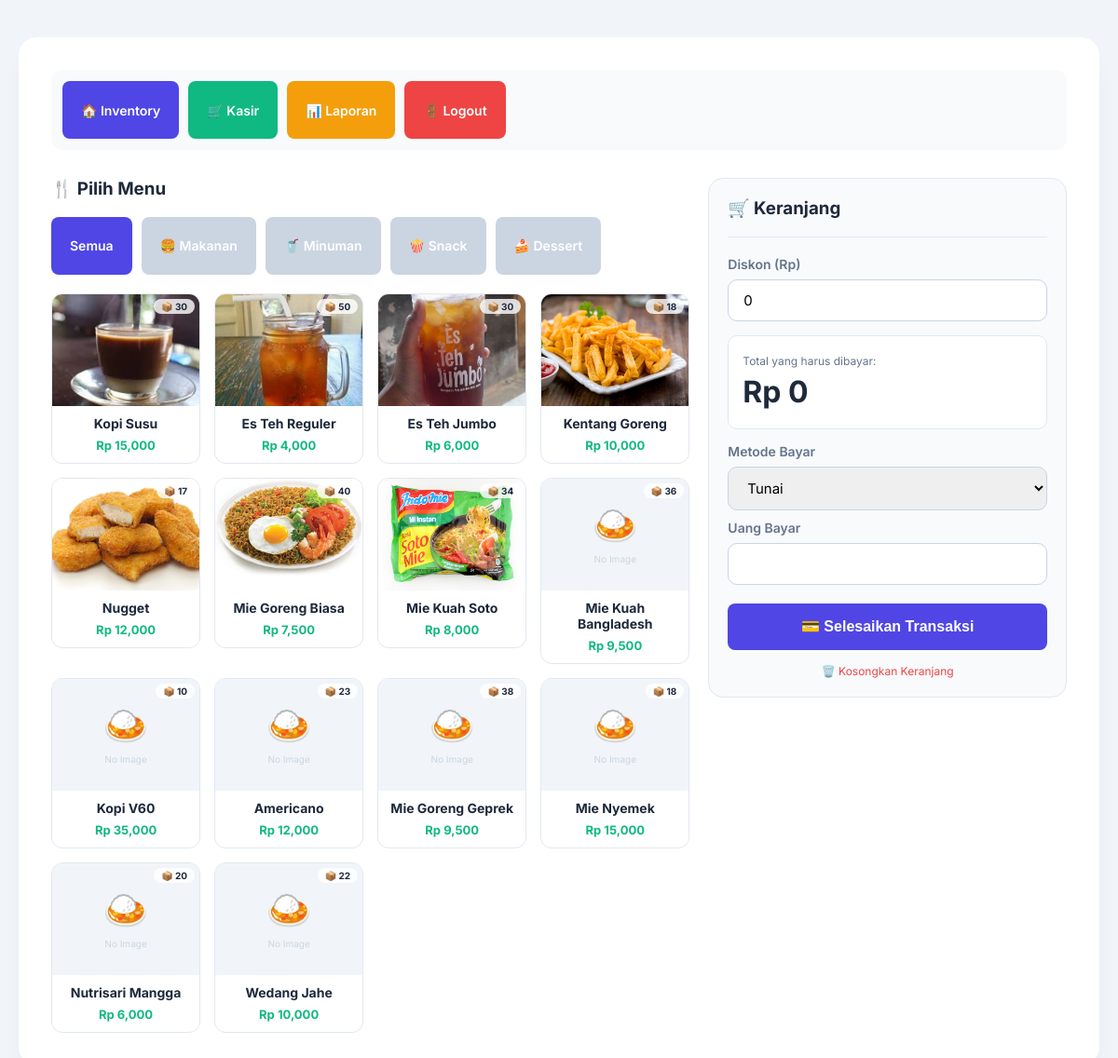
/kasir.php (signed in), run on the app's committed database.
### tables this page shows
CREATE TABLE `produk` (
  `id` int(11) NOT NULL,
  `nama_produk` varchar(100) NOT NULL,
  `kategori` varchar(50) DEFAULT NULL,
  `harga_modal` int(11) NOT NULL,
  `harga` int(11) NOT NULL,
  `stok` int(11) NOT NULL,
  `foto` varchar(255) DEFAULT NULL
);

### kasir.php (the view, shortened to what this page needs)
<?php
include "koneksi.php";
$filter_kat = $_GET['kat'] ?? '';
if ($filter_kat != '') {
    $filter_kat_aman = mysqli_real_escape_string($koneksi, $filter_kat);
    $produk = mysqli_query($koneksi, "SELECT * FROM produk WHERE stok > 0 AND kategori = '$filter_kat_aman'");
} else {
    $produk = mysqli_query($koneksi, "SELECT * FROM produk WHERE stok > 0");
}
?>
<!DOCTYPE html>
<html>
<head>
    <link rel="stylesheet" href="style.css">
</head>
<body>
    <div class="container" style="max-width: 1200px;">
        <div class="nav-menu">
            <a href="index.php" class="btn btn-blue">🏠 Inventory</a>
            <a href="kasir.php" class="btn btn-green">🛒 Kasir</a>
            <a href="laporan.php" class="btn btn-orange">📊 Laporan</a>
            <a href="logout.php" class="btn btn-red">🚪 Logout</a>
        </div>
        <div style="display: flex; gap: 20px; align-items: flex-start;">
            <div style="flex: 2;">
                <h3 style="margin-top: 0;">🍴 Pilih Menu</h3>
                <div style="margin-bottom: 20px; display: flex; gap: 10px; flex-wrap: wrap;">
                    <a href="kasir.php" class="btn" style="background: <?php echo $filter_kat == '' ? '#4f46e5' : '#cbd5e1'; ?>; color: white;">Semua</a>
                    <a href="kasir.php?kat=Makanan" class="btn" style="background: <?php echo $filter_kat == 'Makanan' ? '#4f46e5' : '#cbd5e1'; ?>; color: white;">🍔 Makanan</a>
                    <a href="kasir.php?kat=Minuman" class="btn" style="background: <?php echo $filter_kat == 'Minuman' ? '#4f46e5' : '#cbd5e1'; ?>; color: white;">🥤 Minuman</a>
                    <a href="kasir.php?kat=Snack" class="btn" style="background: <?php echo $filter_kat == 'Snack' ? '#4f46e5' : '#cbd5e1'; ?>; color: white;">🍿 Snack</a>
                    <a href="kasir.php?kat=Dessert" class="btn" style="background: <?php echo $filter_kat == 'Dessert' ? '#4f46e5' : '#cbd5e1'; ?>; color: white;">🍰 Dessert</a>
                </div>
                <div style="display: grid; grid-template-columns: repeat(auto-fill, minmax(160px, 1fr)); gap: 15px;">
                    <?php while($row = mysqli_fetch_array($produk)){ ?>
                        <a href="kasir.php?aksi=tambah&id=<?php echo $row['id']; ?>" style="text-decoration: none; color: inherit;">
                            <div class="card-produk" style="background: white; border: 1px solid #e2e8f0; border-radius: 12px; overflow: hidden; transition: 0.3s; position: relative;">
                                <div style="width: 100%; height: 120px; background: #f1f5f9; display: flex; align-items: center; justify-content: center; overflow: hidden;">
                                    <?php if(!empty($row['foto']) && file_exists("img/".$row['foto'])){ ?>
                                        <img src="img/<?php echo $row['foto']; ?>" style="width: 100%; height: 100%; object-fit: cover;">
                                    <?php } else { ?>
                                        <div style="text-align: center; color: #cbd5e1;">
                                            <span style="font-size: 40px;">🍛</span><br>
                                            <small style="font-size: 10px;">No Image</small>
                                        </div>
                                    <?php } ?>
                                </div>
                                <div style="position: absolute; top: 5px; right: 5px; background: rgba(255,255,255,0.8); padding: 2px 8px; border-radius: 20px; font-size: 10px; font-weight: bold;">
                                    📦 <?php echo $row['stok']; ?>
                                </div>
                                <div style="padding: 10px; text-align: center;">
                                    <strong style="display: block; font-size: 14px; margin-bottom: 4px; color: #1e293b;"><?php echo $row['nama_produk']; ?></strong>
                                    <span style="color: #10b981; font-weight: 700; font-size: 13px;">
                                        Rp <?php echo number_format($row['harga']); ?>
                                    </span>
                                </div>
                            </div>
                        </a>
                    <?php } ?>
                </div>
            </div>
            <div style="flex: 1; background: #f8fafc; padding: 20px; border-radius: 16px; border: 1px solid #e2e8f0; position: sticky; top: 20px;">
                <h3 style="margin-top: 0;">🛒 Keranjang</h3>
                <hr style="border: 0; border-top: 1px solid #e2e8f0; margin-bottom: 15px;">
                <?php
                $total_belanja = 0;
                ?>
                <form action="proses_kasir.php" method="POST" style="margin-top: 20px;">
                    <div class="form-group" style="margin-bottom: 15px;">
                        <label>Diskon (Rp)</label>
                        <input type="number" name="diskon" value="0" class="form-control" oninput="hitungSemua()">
                    </div>
                    <div style="background: #fff; padding: 15px; border-radius: 10px; border: 1px solid #e2e8f0; margin-bottom: 15px;">
                        <span style="font-size: 12px; color: #64748b;">Total yang harus dibayar:</span>
                        <h1 id="tampil-total-akhir" style="margin: 5px 0; color: #1e293b;">Rp <?php echo number_format($total_belanja); ?></h1>
                    </div>
                    <div class="form-group" style="margin-bottom: 10px;">
                        <label>Metode Bayar</label>
                        <select name="metode_bayar" class="form-control">
                            <option value="Tunai">Tunai</option>
                        </select>
                    </div>
                    <div class="form-group">
                        <label>Uang Bayar</label>
                        <input type="number" name="bayar" class="form-control" required oninput="hitungSemua()">
                    </div>
                    <button type="submit" class="btn btn-blue" style="width: 100%; height: 50px; font-size: 16px;">💳 Selesaikan Transaksi</button>
                    <a href="kasir.php?aksi=kosongkan" onclick="return confirm('Kosongkan keranjang?')" style="display:block; text-align:center; margin-top:15px; color:#ef4444; text-decoration:none; font-size:12px;">
                        🗑️ Kosongkan Keranjang
                    </a>
                </form>
            </div>
        </div>
    </div>
</body>
</html>

### style.css (style rules this page uses)
:root { --primary: #4f46e5; --success: #10b981; --warning: #f59e0b; --danger: #ef4444; --dark: #1e293b; --gray: #64748b; --bg: #f1f5f9; }
body { font-family: 'Inter', sans-serif; background-color: var(--bg); margin: 0; padding: 20px; color: var(--dark); }
.container { max-width: 1000px; margin: 20px auto; background: white; padding: 35px; border-radius: 20px; box-shadow: 0 20px 25px -5px rgba(0, 0, 0, 0.05); }
.nav-menu { display: flex; gap: 10px; margin-bottom: 30px; background: #f8fafc; padding: 12px; border-radius: 12px; overflow-x: auto; flex-wrap: nowrap; }
.btn { display: inline-flex; align-items: center; justify-content: center; padding: 10px 20px; border-radius: 8px; text-decoration: none; font-weight: 600; font-size: 14px; transition: 0.3s; border: none; cursor: pointer; height: 42px; color: white; }
.btn-blue { background: #3b82f6; color: white; }
.btn-red { background: #ef4444; color: white !important; }
.btn-blue { background: var(--primary); color: white; }
.btn-green { background: var(--success); color: white; }
.btn-orange { background: var(--warning); color: white; }
.form-group { margin-bottom: 20px; }
label { display: block; margin-bottom: 8px; font-weight: 600; font-size: 14px; color: var(--gray); }
input[type="text"], input[type="number"], input[type="password"], select, textarea { width: 100%; padding: 12px 16px; border: 1px solid #cbd5e1; border-radius: 10px; font-family: inherit; font-size: 15px; box-sizing: border-box; display: block; transition: all 0.2s; }

### data on the page
produk: foto (picture), stok "30", nama_produk "Kopi Susu", harga "15,000"
produk: foto (picture), stok "50", nama_produk "Es Teh Reguler", harga "4,000"
produk: foto (picture), stok "30", nama_produk "Es Teh Jumbo", harga "6,000"
produk: foto (picture), stok "18", nama_produk "Kentang Goreng", harga "10,000"
produk: foto (picture), stok "17", nama_produk "Nugget", harga "12,000"
produk: foto (picture), stok "40", nama_produk "Mie Goreng Biasa", harga "7,500"
produk: foto (picture), stok "34", nama_produk "Mie Kuah Soto", harga "8,000"
produk: shows "No Image", stok "36", nama_produk "Mie Kuah Bangladesh", harga "9,500"
produk: shows "No Image", stok "10", nama_produk "Kopi V60", harga "35,000"
produk: shows "No Image", stok "23", nama_produk "Americano", harga "12,000"
produk: shows "No Image", stok "38", nama_produk "Mie Goreng Geprek", harga "9,500"
produk: shows "No Image", stok "18", nama_produk "Mie Nyemek", harga "15,000"
produk: shows "No Image", stok "20", nama_produk "Nutrisari Mangga", harga "6,000"
produk: shows "No Image", stok "22", nama_produk "Wedang Jahe", harga "10,000"

### other printed values
$total_belanja "0"
